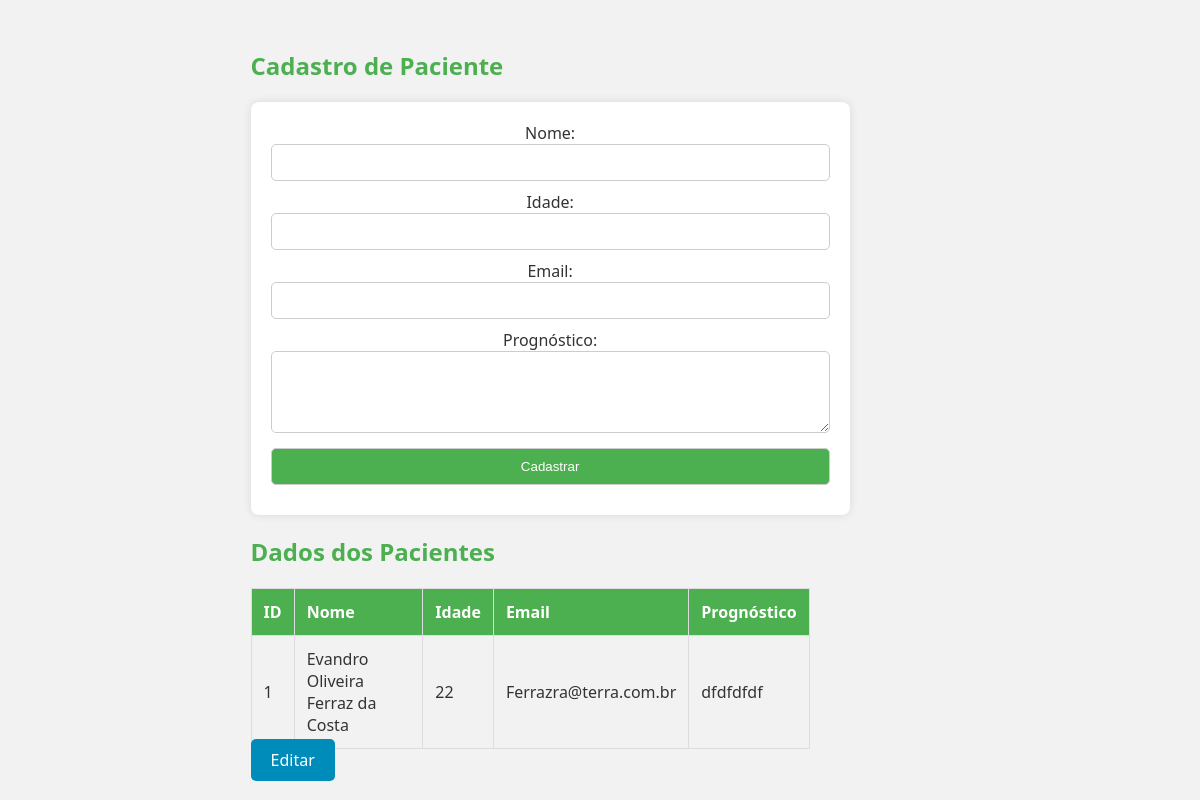
Screenshot of /Codigos/informações.php with the database file from the repository.
### tables this page shows
CREATE TABLE `informacoes` (
  `id` int(11) NOT NULL,
  `nome` varchar(100) NOT NULL,
  `idade` int(11) NOT NULL,
  `email` varchar(100) NOT NULL,
  `prognostico` text NOT NULL
);

### Codigos/informações.php (the view, shortened to what this page needs)
<!DOCTYPE html>
<html lang="en">
<head>
</head>
<body>
<?php
$servername = "localhost";
$username = "root";
$password = "";
$dbname = "meubanco";
$conn = new mysqli($servername, $username, $password, $dbname);
$sql_select = "SELECT * FROM informacoes";
$result = $conn->query($sql_select);
?>
<div>
    <h2>Cadastro de Paciente</h2>
    <form method="post" action="<?php echo htmlspecialchars($_SERVER["PHP_SELF"]); ?>">
        Nome: <input type="text" name="nome" required><br>
        Idade: <input type="number" name="idade" required><br>
        Email: <input type="email" name="email" required><br>
        Prognóstico: <textarea name="prognostico" rows="4" cols="50" required></textarea><br>
        <input type="submit" value="Cadastrar">
    </form>
    <?php
    if ($result->num_rows > 0) {
        echo "<h2>Dados dos Pacientes</h2>";
        echo "<table>";
        echo "<tr><th>ID</th><th>Nome</th><th>Idade</th><th>Email</th><th>Prognóstico</th></tr>";
        while ($row = $result->fetch_assoc()) {
            echo "<tr><td>" . $row["id"] . "</td><td>" . $row["nome"] . "</td><td>" . $row["idade"] . "</td><td>" . $row["email"] . "</td><td>" . $row["prognostico"] . "</td></tr>";
        }
        echo "</table>";
    } else {
        echo "<p>Nenhum paciente cadastrado ainda.</p>";
    }
    ?>
    <a href="edicao.php" class="btn-outra-pagina">Editar</a>
</div>
</body>
</html>

### Codigos/informações.php (style rules this page uses)
body { font-family: 'Segoe UI', Tahoma, Geneva, Verdana, sans-serif; background-color: #f2f2f2; color: #333; margin: 0; padding: 0; display: flex; justify-content: center; align-items: center; flex-direction: column; height: 100vh; }
h2 { color: #4CAF50; margin-bottom: 20px; }
form { text-align: center; padding: 20px; border-radius: 8px; box-shadow: 0 0 10px rgba(0, 0, 0, 0.1); background-color: #fff; margin-bottom: 20px; width: 80%; }
input, textarea { margin-bottom: 10px; padding: 10px; width: 100%; box-sizing: border-box; border: 1px solid #ccc; border-radius: 5px; }
input[type="submit"] { background-color: #4CAF50; color: #fff; cursor: pointer; transition: background-color 0.3s; }
table { border-collapse: collapse; width: 80%; margin-top: 20px; }
th, td { border: 1px solid #ddd; padding: 12px; text-align: left; }
th { background-color: #4CAF50; color: white; }
.btn-outra-pagina { background-color: #008CBA; color: #fff; padding: 10px 20px; text-decoration: none; border-radius: 5px; transition: background-color 0.3s; }

### rows the page displays
informacoes: id "1", nome "Evandro Oliveira Ferraz da Costa", idade "22", email "Ferrazra@terra.com.br", prognostico "dfdfdfdf"
